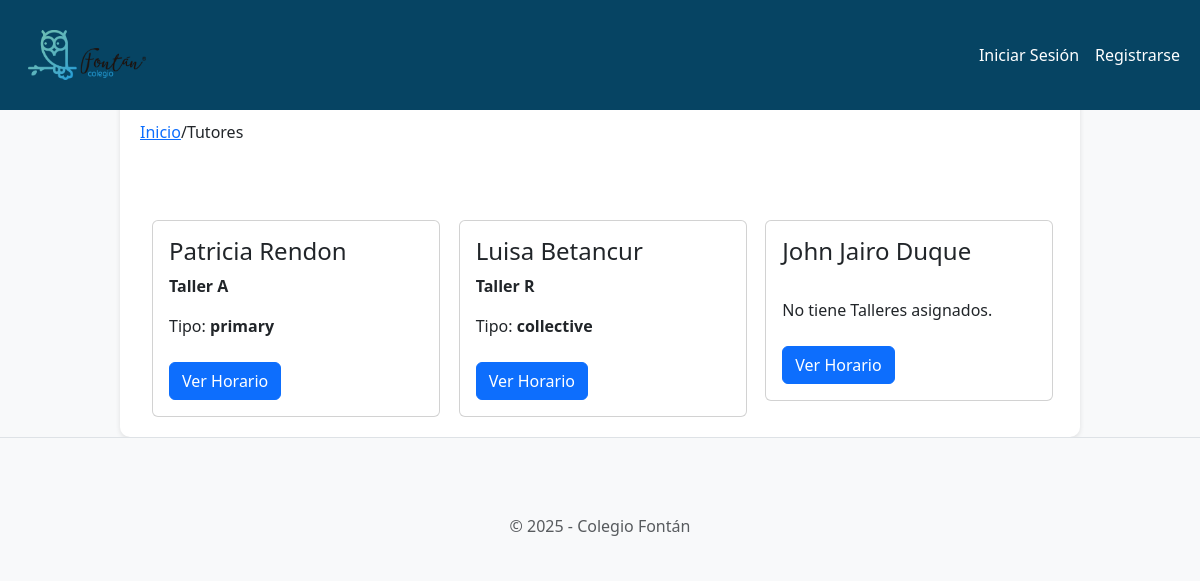
Before: /tutors/show/ with the older database file.
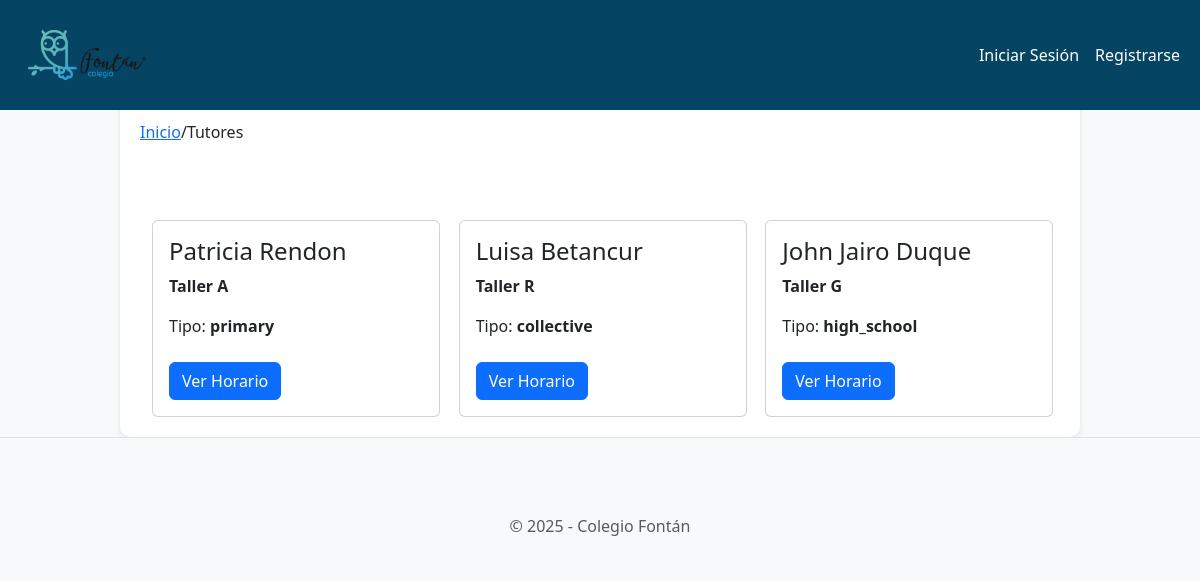
After: the same page with the newer database file.
### tutors/models.py (models this page shows, shortened)
class Tutor(models.Model):
    tutor_id = models.AutoField(primary_key=True)
    user = models.OneToOneField(
        User,
        on_delete=models.CASCADE,
        related_name="tutor_profile"
    )
    student = models.ForeignKey(
        Student,
        on_delete=models.SET_NULL,
        null=True,
        blank=True
    )

### workshops/models.py (models this page shows, shortened)
class Workshop(models.Model):
    WORKSHOP_TYPES = [
        ('primary', 'Primaria'),
        ('high_school', 'Bachillerato'),
        ('collective', 'Colectivo'),
    ]
    workshop_id = models.AutoField(primary_key=True)
    name = models.CharField(max_length=100, unique=True)
    tutor = models.ForeignKey(
        'tutors.Tutor',
        on_delete=models.SET_NULL,
        null=True,
        blank=True,
        related_name='workshops'  # Esta línea permite acceder a los talleres desde el tutor
    )
    max_capacity = models.IntegerField(default=25)
    type = models.CharField(
        max_length=20,
        choices=WORKSHOP_TYPES,
        default='primary'
    )

### tutors/views.py (the view)
# urls.py: path('show/', views.show_tutors, name='tutors.show_tutors'),
def show_tutors(request):
    query = request.GET.get('query', '').strip()  # Elimina espacios en blanco en la búsqueda
    workshops = Workshop.objects.all()
    if query:
        tutors = Tutor.objects.filter(
            Q(user__username__icontains=query) |
            Q(user__first_name__icontains=query) |
            Q(user__last_name__icontains=query)
        )
    else:
        tutors = Tutor.objects.all()
    return render(request, 'tutors/show_tutors.html', {
        'workshops': workshops,
        'tutors': tutors,
        'query': query,
        'search_type': 'tutors',
    })

### tutors/templates/tutors/show_tutors.html (shortened to what this page needs)
{% extends 'base.html' %}
{% block breadcrumb %}
  <a href="{% url 'home.home' %}">Inicio</a>
  <span>/</span>
  <span>Tutores</span>
{% endblock %}
{% load static %}
{% block content %}
<div class="container">
  <div class="row row-cols-1 row-cols-md-3 g-4">
    {% if query %}
      {% if tutors %}
        {% for tutor in tutors %}
        <div class="col">
          <div class="card" style="width: 18rem;">
            <div class="card-body">
              <h4 class="card-title">{{ tutor.user.first_name }} {{tutor.user.last_name }}</h5>
                <h5 class="card-text"><strong>{{ tutor.user.email}}</strong></h5>
                {% if tutor.workshops.count > 0 %}
                  {% for workshop in tutor.workshops.all %}
                    <p class="card-text"><strong>{{ workshop.name}}</strong>
                  {% endfor %}
                {% else %}
                  <br>No tiene Talleres asignados.
                {% endif %}
              <br>
              <br>
              <a href="{% url 'tutor_schedule' tutor_id=tutor.tutor_id %}" class="btn btn-primary">Ver Horario</a>
            </div>
          </div>
        </div>
        {% endfor %}
      {% else %}
        <div class="col">
          <h2>No se encontraron resultados para "{{ query }}"</h2>
        </div>
      {% endif %}
    {% else %}
      {% for tutor in tutors %}
      <div class="col">
        <div class="card" style="width: 18rem;">
          <div class="card-body">
            <h4 class="card-title">{{ tutor.user.first_name }} {{tutor.user.last_name }}</h5>
              {% if tutor.workshops.count > 0 %}
                {% for workshop in tutor.workshops.all %}
                  <p class="card-text"><strong>{{ workshop.name}}</strong>
                  <p class="card-text">Tipo: <strong>{{ workshop.type}}</strong>
                {% endfor %}
              {% else %}
                <br>No tiene Talleres asignados.
              {% endif %}
            <br>
            <br>
            <a href="{% url 'tutor_schedule' tutor_id=tutor.tutor_id %}" class="btn btn-primary">Ver Horario</a>
          </div>
        </div>
      </div>
      {% endfor %}
    {% endif %}
  </div>
</div>
{% endblock %}

Changed rows visible on the page:
changed Tutor "John Jairo": gains Workshop (name "Taller G", type "high_school"); no longer shows "No tiene Talleres asignados."
